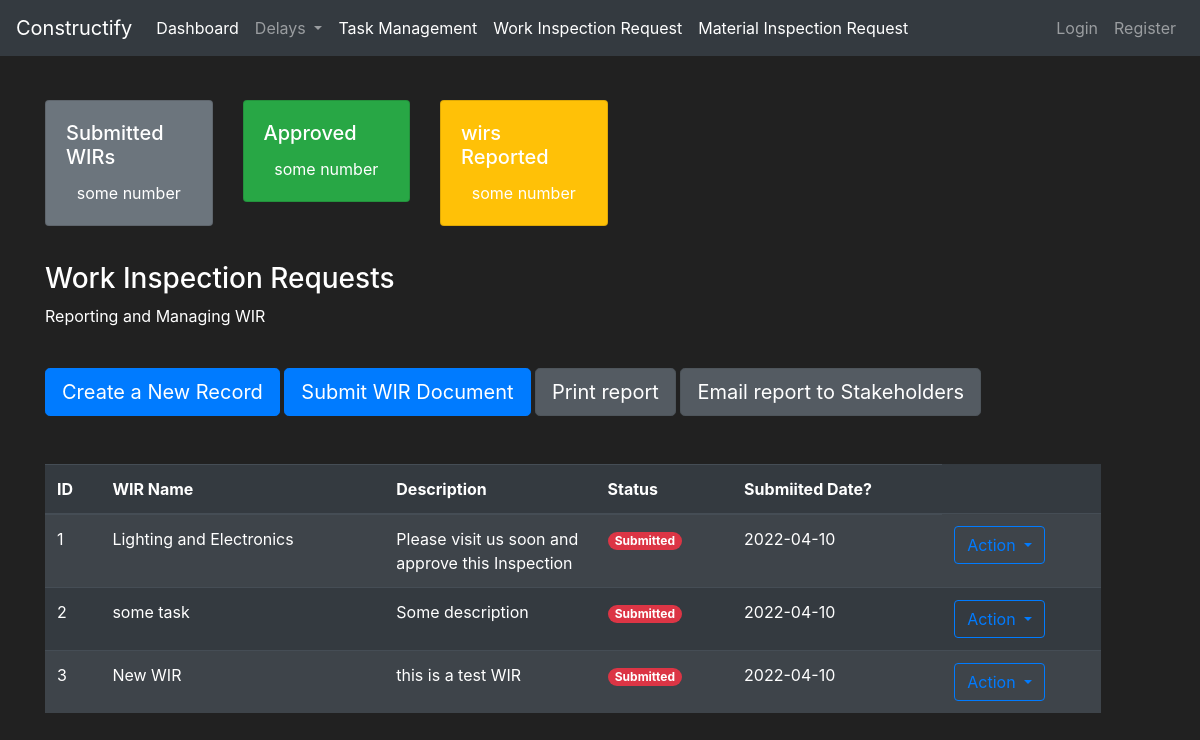
The app's page /WorkInspectionReqs, older data.
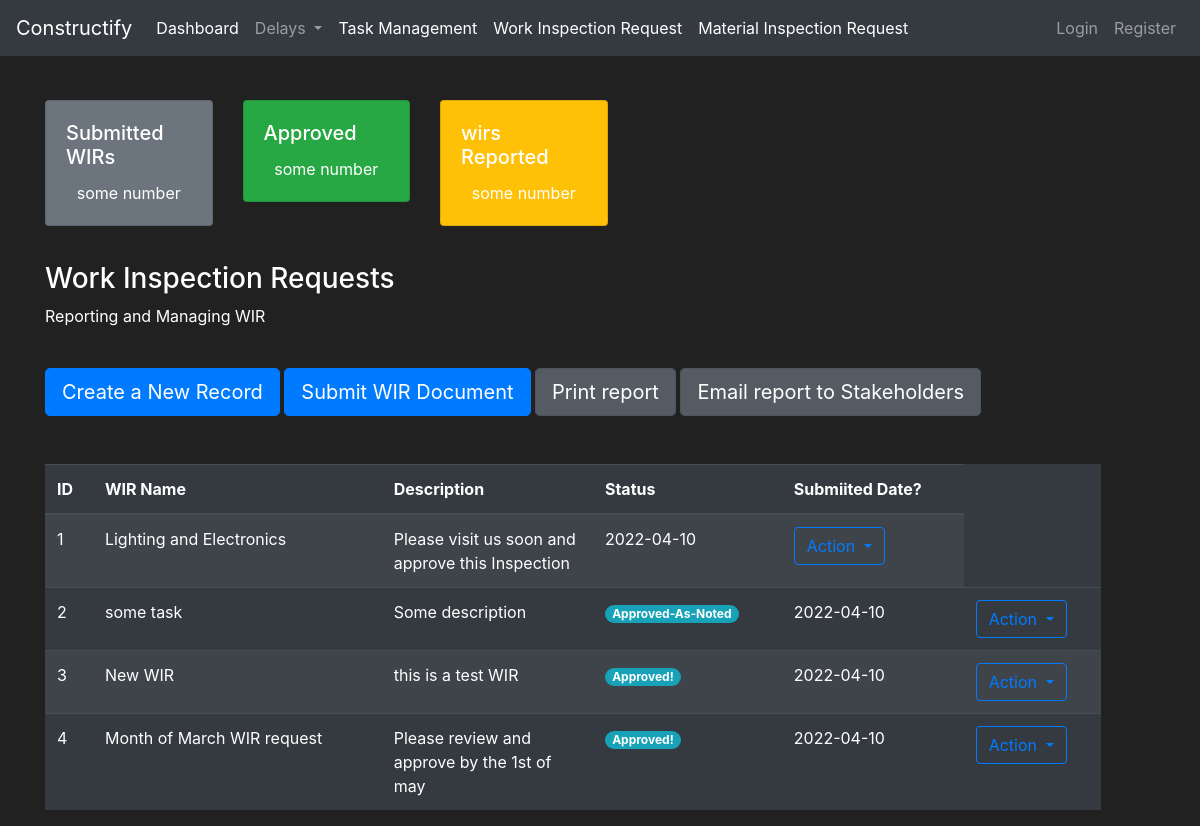
The same page, newer data.
### construct/models.py (models this page shows)
class WorkInspectionRequests(db.Model):
    id = db.Column(db.Integer(), nullable=False, primary_key=True)
    name = db.Column(db.String(length=30), nullable=False)
    description = db.Column(db.String(length=30), nullable=False)
    status = db.Column(db.String(length=30), nullable=True, default="Submitted")
    submitted_date = db.Column(db.String(length=30), nullable=False)

### construct/routes.py (the view, shortened to what this page needs)
@app.route("/WorkInspectionReqs", methods=['GET', 'POST'])
def wir_page():
    delays = Delay.query.all()
    wir_list = WorkInspectionRequests.query.all()
    wirform= WIRForm()
    today = date.today()
    if request.method == "GET":
        return render_template('WorkInspectionRequest.html', delays=delays,wir_list=wir_list, wirform=wirform)

### construct/templates/WorkInspectionRequest.html (shortened to what this page needs)
{% extends 'base.html' %}
{% block content%}
<div class="row" style="margin-top:20px;margin-left:30px">
    <div class="col-2">
        <div class="card text-white bg-secondary mb-3" style="max-width: 18rem;">
            <div class="card-body">
                <h5 class="card-title">Submitted WIRs</h5>
                <p class="card-text" style="text-align:center;">some number</p>
            </div>
        </div>
    </div>
    <div class="col-2">
        <div class="card text-white bg-success mb-3" style="max-width: 18rem;">
            <div class="card-body">
                <h5 class="card-title">Approved </h5>
                <p class="card-text" style="text-align:center;">some number</p>
            </div>
        </div>
    </div>
    <div class="col-2">
        <div class="card text-white bg-warning  mb-3" style="max-width: 18rem;">
            <div class="card-body">
                <h5 class="card-title">wirs Reported</h5>
                <p class="card-text" style="text-align:center;">some number</p>
            </div>
        </div>
    </div>
</div>
<div class="row" style="margin-top:20px;margin-left:30px">
    <div class="col-11">
        <h3>Work Inspection Requests</h3>
        <p>Reporting and Managing WIR</p>
        <br>
        <button type="button" class="btn btn-primary btn-lg" data-toggle="modal" data-target="#WIRCreateModal"
            data-whatever="@mdo">Create a New Record</button>
            <button type="button" class="btn btn-primary btn-lg" data-toggle="modal" data-target="#WIRUploadModal"
            data-whatever="@mdo">Submit WIR Document</button>
            <a href="{{url_for('PDFPage')}}" class="btn btn-secondary btn-lg active" role="button" aria-pressed="false" target="_blank">Print report</a>
            <a href="{{url_for('PDFPageEmail')}}" class="btn btn-secondary btn-lg active" role="button" aria-pressed="false" target="_blank">Email report to Stakeholders</a>
        <br><br><br>
        <table id="dtBasicExample" class="table table-striped table-dark" cellspacing="0" width="100%">
            <thead>
                <tr>
                    <th scope="col">ID</th>
                    <th scope="col">WIR Name</th>
                    <th scope="col">Description</th>
                    <th scope="col">Status</th>
                    <th scope="col">Submiited Date?</th>
                </tr>
            </thead>
            <tbody>
                {% for wir in wir_list %}
                    <tr>
                    <td>{{wir.id}}</td>
                    <td>{{wir.name}}</td>
                    <td width="20%">{{wir.description}}</td>
                    {% if 'Submitted' in wir.status %}
                    <td><span class="badge badge-pill badge-danger">{{wir.status}}</span></td>
                    {% endif %}
                    {% if 'Approved!' in wir.status %}
                    <td><span class="badge badge-pill badge-info">{{wir.status}}</span></td>
                    {% endif %}
                    {% if 'Approved-As-Noted' in wir.status %}
                    <td><span class="badge badge-pill badge-info">{{wir.status}}</span></td>
                    {% endif %}
                    <td>{{wir.submitted_date}}</td>
                    <td>
                        <div class="btn-group">
                            <button type="button" class="btn btn-outline-primary dropdown-toggle" data-toggle="dropdown"
                                aria-haspopup="true" aria-expanded="false">
                                Action
                            </button>
                    </td>
                </tr>
                {% endfor %}
            </tbody>
        </table>
    </div>
</div>
</div>
{% endblock %}

Row changes from the older to the newer data that the page shows:
changed WorkInspectionRequests "Lighting and Electronics": status "Submitted" → (not shown)
changed WorkInspectionRequests "some task": status "Submitted" → "Approved-As-Noted"
changed WorkInspectionRequests "New WIR": status "Submitted" → "Approved!"
added WorkInspectionRequests: id "4", name "Month of March WIR request", description "Please review and approve by the 1st of may", status "Approved!", submitted_date "2022-04-10"
